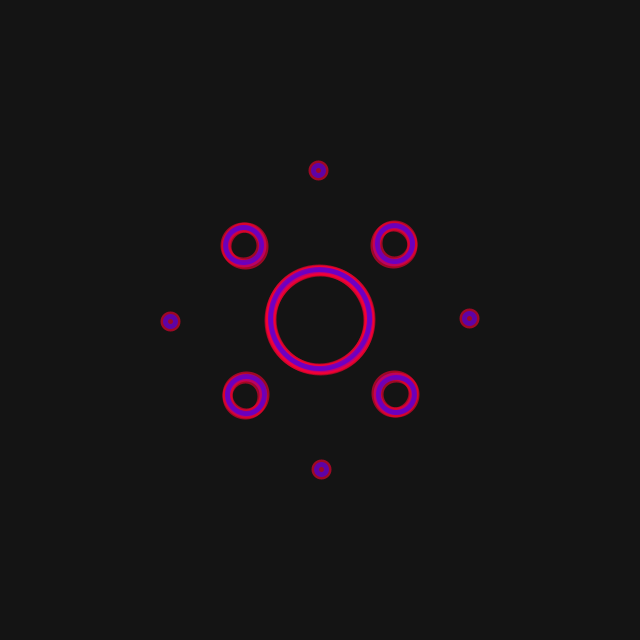
Frame 1 (no input)
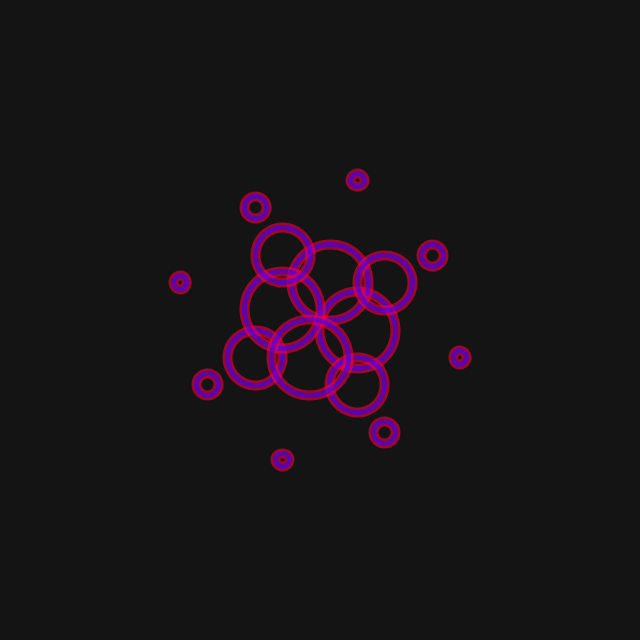
Frame 60 (the mouse pressed at the canvas centre just before this capture)
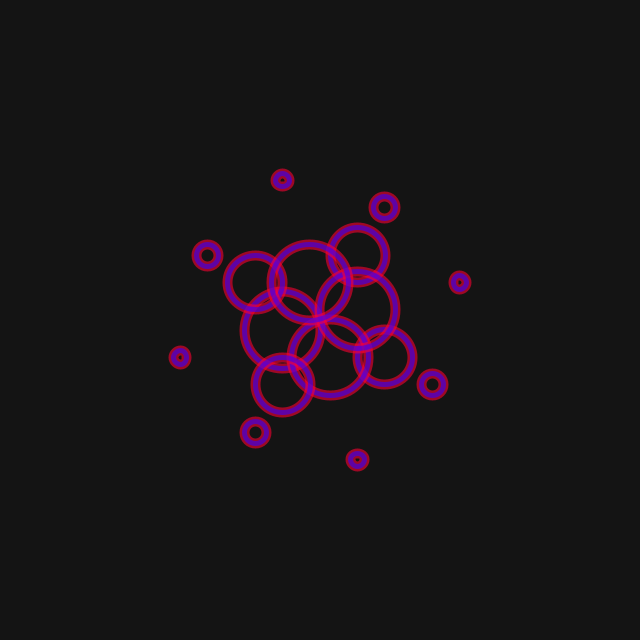
Frame 120 (the mouse held since frame 60 and released just before this capture)

The Processing sketch that drew these frames (run headless with seeded random() and noise(); from frame 60 on, the mouse is pressed at the canvas centre):

// Processing sketch: sine02
// ── sine02.pde
void setup() {
  size(640, 640);
  noFill();
}
 
void draw() {
  background(20);
  translate(width/2, height/2);
  for (int i = 0; i < 360; i+=90) {
    for (int q = 0; q < 360; q+=90) {
      float x = sin(radians(i))*75+sin(radians(q+frameCount))*75;
      float y = cos(radians(i))*75+cos(radians(q+frameCount))*75;
      float s = map(dist(x, y, 0, 0), 0, 150, 100, 10);
      stroke(255, 0, 50, 150);
      strokeWeight(10);
      ellipse(x, y, s, s);
      stroke(50, 0, 255, 150);
      strokeWeight(5);
      ellipse(x, y, s, s);
    }
  }
}
